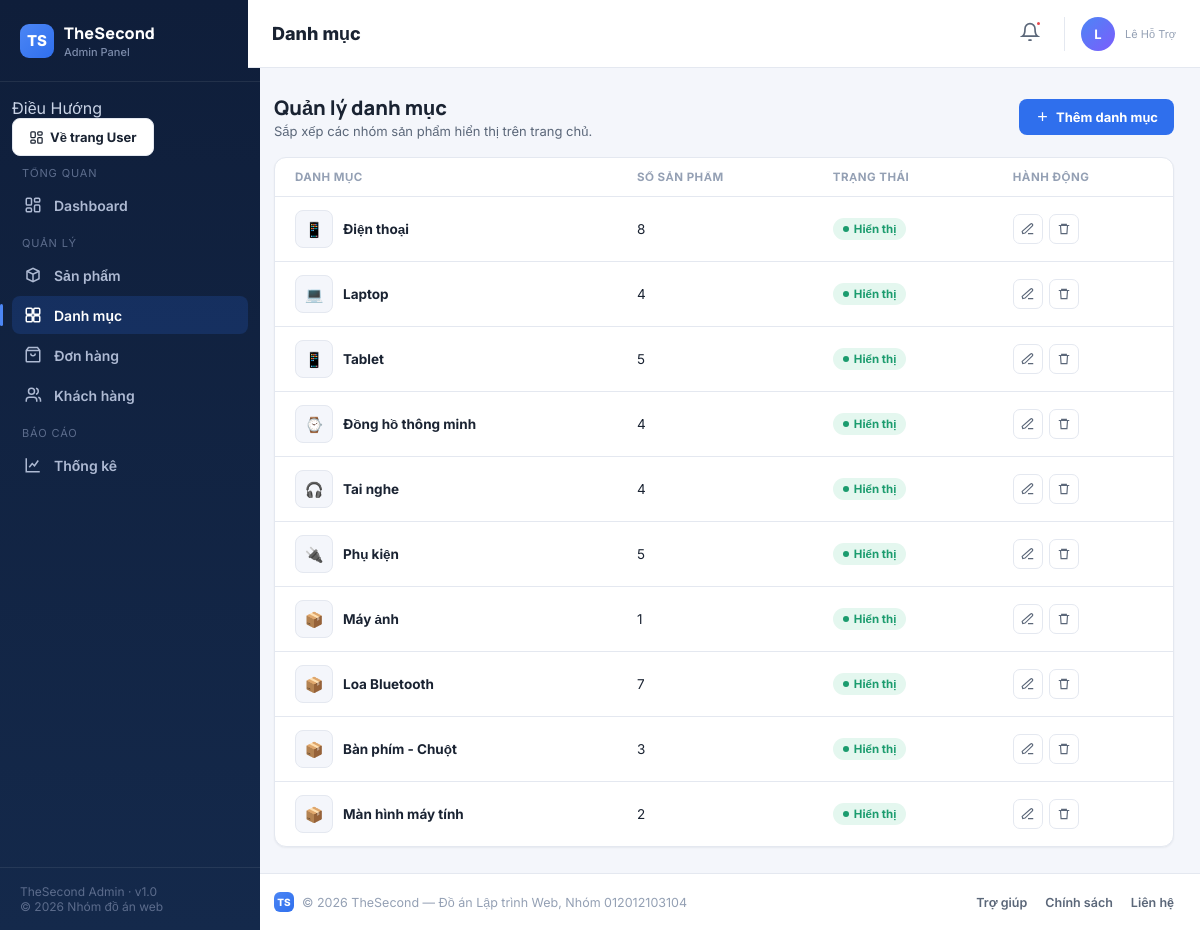
The page /TheSecondV1/api/admin/categories.php (signed in) on the database its author committed.
### tables this page shows
CREATE TABLE `categories` (
  `id` int(10) UNSIGNED NOT NULL,
  `name` varchar(100) NOT NULL,
  `slug` varchar(120) NOT NULL,
  `description` text DEFAULT NULL,
  `image` varchar(500) DEFAULT NULL,
  `status` enum('active','inactive') NOT NULL DEFAULT 'active',
  `created_at` timestamp NOT NULL DEFAULT current_timestamp(),
  `updated_at` timestamp NOT NULL DEFAULT current_timestamp() ON UPDATE current_timestamp()
);

### TheSecondV1/api/admin/categories.php (the view, shortened to what this page needs)
<?php
require_once __DIR__ . '/../config/database.php';
$stmt = $pdo->query("
    SELECT o.id, o.order_code, o.total_amount, o.created_at, u.full_name AS ten_khach
    FROM orders o
    JOIN users u ON u.id = o.user_id
    WHERE o.order_status = 'pending'
    ORDER BY o.created_at DESC
    LIMIT 6
");
$tb_don_moi = $stmt->fetchAll();
$stmt = $pdo->query("
    SELECT id, name, stock
    FROM products
    WHERE status = 'available' AND stock > 0 AND stock <= 3
    ORDER BY stock ASC
    LIMIT 6
");
$tb_sap_het_hang = $stmt->fetchAll();
$so_thong_bao = count($tb_don_moi) + count($tb_sap_het_hang);
function h(?string $s): string {
    return htmlspecialchars((string)$s, ENT_QUOTES, 'UTF-8');
}
$stmt = $pdo->query("
    SELECT
        c.id, c.name, c.slug, c.description, c.image, c.status,
        c.created_at, c.updated_at,
        (SELECT COUNT(*) FROM products p WHERE p.category_id = c.id) AS product_count
    FROM categories c
    ORDER BY c.id ASC
");
$categories = $stmt->fetchAll();
function categoryIcon(string $name): string {
    $name = mb_strtolower($name, 'UTF-8');
    if (str_contains($name, 'điện thoại')) return '📱';
    if (str_contains($name, 'laptop')) return '💻';
    if (str_contains($name, 'tablet') || str_contains($name, 'máy tính bảng')) return '📱';
    if (str_contains($name, 'đồng hồ')) return '⌚';
    if (str_contains($name, 'tai nghe')) return '🎧';
    if (str_contains($name, 'phụ kiện')) return '🔌';
    return '📦';
}
?>
<!DOCTYPE html>
<html lang="vi">
<head>
<link rel="stylesheet" href="../../admin/admin.css">
</head>
<body>
<div class="app">
  <aside class="sidebar" id="sidebar">
    <div class="brand">
      <div class="brand-mark">TS</div>
      <div>
        <div class="brand-name">TheSecond</div>
        <div class="brand-sub">Admin Panel</div>
      </div>
    </div>
    <nav class="nav">
      <div type="button">Điều Hướng</div>
      <a href="../../user/index.html" class="btn btn-outline">
          <svg viewBox="0 0 24 24" fill="none" stroke="currentColor" stroke-width="2"><rect x="3" y="3" width="7" height="9" rx="1.5"/><rect x="14" y="3" width="7" height="5" rx="1.5"/><rect x="14" y="12" width="7" height="9" rx="1.5"/><rect x="3" y="16" width="7" height="5" rx="1.5"/></svg>
          Về trang User
      </a>
      <div class="nav-label">Tổng quan</div>
      <a class="nav-item" href="../admin/dashboard.php">
        <svg viewBox="0 0 24 24" fill="none" stroke="currentColor" stroke-width="2"><rect x="3" y="3" width="7" height="9" rx="1.5"/><rect x="14" y="3" width="7" height="5" rx="1.5"/><rect x="14" y="12" width="7" height="9" rx="1.5"/><rect x="3" y="16" width="7" height="5" rx="1.5"/></svg>
        Dashboard
      </a>
      <div class="nav-label">Quản lý</div>
      <a class="nav-item" href="../admin/product/products.php">
        <svg viewBox="0 0 24 24" fill="none" stroke="currentColor" stroke-width="2"><path d="M20 7 12 3 4 7v10l8 4 8-4V7Z"/><path d="M4 7l8 4 8-4M12 11v10"/></svg>
        Sản phẩm
      </a>
      <a class="nav-item active" href="categories.php">
        <svg viewBox="0 0 24 24" fill="none" stroke="currentColor" stroke-width="2"><rect x="3" y="3" width="8" height="8" rx="1.5"/><rect x="13" y="3" width="8" height="8" rx="1.5"/><rect x="3" y="13" width="8" height="8" rx="1.5"/><rect x="13" y="13" width="8" height="8" rx="1.5"/></svg>
        Danh mục
      </a>
      <a class="nav-item" href="../admin/order.php">
        <svg viewBox="0 0 24 24" fill="none" stroke="currentColor" stroke-width="2"><path d="M6 2 3 6v14a1 1 0 0 0 1 1h16a1 1 0 0 0 1-1V6l-3-4Z"/><path d="M3 6h18M9 10a3 3 0 0 0 6 0"/></svg>
        Đơn hàng
      </a>
      <a class="nav-item" href="../admin/customers.php">
        <svg viewBox="0 0 24 24" fill="none" stroke="currentColor" stroke-width="2"><path d="M17 21v-2a4 4 0 0 0-4-4H7a4 4 0 0 0-4 4v2"/><circle cx="10" cy="7" r="4"/><path d="M22 21v-2a4 4 0 0 0-3-3.87M16 3.13a4 4 0 0 1 0 7.75"/></svg>
        Khách hàng
      </a>
      <div class="nav-label">Báo cáo</div>
      <a class="nav-item" href="../admin/stats.php">
        <svg viewBox="0 0 24 24" fill="none" stroke="currentColor" stroke-width="2"><path d="M3 3v18h18"/><path d="M7 15l4-5 3 3 5-7"/></svg>
        Thống kê
      </a>
    </nav>
    <div class="sidebar-foot">TheSecond Admin · v1.0<br>© 2026 Nhóm đồ án web</div>
  </aside>
  <div class="main">
    <header class="topbar">
      <div class="topbar-left">
        <div>
          <div class="page-title" id="pageTitle">Danh mục</div>
        </div>
      </div>
      <div class="topbar-right">
                <div class="notif-wrap">
          <button class="icon-btn" id="notifBtn" onclick="toggleNotif(event)">
            <svg viewBox="0 0 24 24" fill="none" stroke="currentColor" stroke-width="2"><path d="M18 8a6 6 0 0 0-12 0c0 7-3 9-3 9h18s-3-2-3-9"/><path d="M13.7 21a2 2 0 0 1-3.4 0"/></svg>
            <?php if ($so_thong_bao > 0): ?><span class="dot"></span><?php endif; ?>
          </button>
        </div>
        <div class="admin-chip">
          <div class="avatar"><?= strtoupper(mb_substr($_SESSION['admin_name'] ?? 'A', 0, 1)) ?></div>
          <div>
            <div class="admin-chip-role"><?= h($_SESSION['admin_name'] ?? 'Quản trị viên') ?></div>
          </div>
        </div>
      </div>
    </header>
    <main class="content">
      <section class="page active" id="page-categories">
        <div class="section-head">
          <div>
            <h2>Quản lý danh mục</h2>
            <div class="section-sub">Sắp xếp các nhóm sản phẩm hiển thị trên trang chủ.</div>
          </div>
          <button class="btn btn-primary" onclick="openModal('modalCategory')">
            <svg viewBox="0 0 24 24" fill="none" stroke="currentColor" stroke-width="2"><path d="M12 5v14M5 12h14"/></svg>
            Thêm danh mục
          </button>
        </div>
        <div class="panel">
          <table>
            <thead>
              <tr>
                <th>Danh mục</th>
                <th>Số sản phẩm</th>
                <th>Trạng thái</th>
                <th>Hành động</th>
              </tr>
            </thead>
            <tbody>
              <?php if (empty($categories)): ?>
                <tr>
                  <td colspan="4" style="text-align:center;padding:24px;color:var(--text-400)">
                    Chưa có danh mục nào trong database.
                  </td>
                </tr>
              <?php else: ?>
                <?php foreach ($categories as $category): ?>
                  <tr>
                    <td data-label="Danh mục">
                      <div class="cell-main">
                        <div class="thumb">
                          <?php if (!empty($category['image'])): ?>
                            <img src="<?= h($category['image']) ?>" alt="<?= h($category['name']) ?>"
                                 style="width:40px;height:40px;object-fit:cover;border-radius:8px;">
                          <?php else: ?>
                            <?= categoryIcon((string)$category['name']) ?>
                          <?php endif; ?>
                        </div>
                        <div>
                          <div class="cell-title"><?= h($category['name']) ?></div>
                        </div>
                      </div>
                    </td>
                    <td data-label="Số sản phẩm"><?= (int)$category['product_count'] ?></td>
                    <td data-label="Trạng thái">
                      <?php if ($category['status'] === 'active'): ?>
                        <span class="badge badge-green">Hiển thị</span>
                      <?php else: ?>
                        <span class="badge badge-gray">Đã ẩn</span>
                      <?php endif; ?>
                    </td>
                    <td data-label="Hành động">
                      <div class="row-actions">
                        <a class="icon-action" title="Sửa"
                           href="?edit=<?= (int)$category['id'] ?>">
                          <svg viewBox="0 0 24 24" fill="none" stroke="currentColor" stroke-width="2">
                            <path d="M12 20h9M16.5 3.5a2.1 2.1 0 0 1 3 3L7 19l-4 1-1-4Z"/>
                          </svg>
                        </a>
                        <form method="post" style="display:inline"
                              onsubmit="return confirm('Bạn chắc chắn muốn xóa danh mục «<?= h(addslashes($category['name'])) ?>»?')">
                          <button type="submit" class="icon-action danger" title="Xóa">
                            <svg viewBox="0 0 24 24" fill="none" stroke="currentColor" stroke-width="2">
                              <path d="M3 6h18M8 6V4h8v2M6 6l1 14h10l1-14"/>
                            </svg>
                          </button>
                        </form>
                      </div>
                    </td>
                  </tr>
                <?php endforeach; ?>
              <?php endif; ?>
            </tbody>
          </table>
        </div>
      </section>
    </main>
    <footer class="footer">
      <div class="footer-left">
        <div class="brand-mark">TS</div>
        © 2026 TheSecond — Đồ án Lập trình Web, Nhóm 012012103104
      </div>
      <div class="footer-links">
        <a href="#">Trợ giúp</a>
        <a href="#">Chính sách</a>
        <a href="#">Liên hệ</a>
      </div>
    </footer>
  </div>
</div>
</body>
</html>

### rows shown on the page
categories: name "📱", name "Điện thoại", product_count "8", status "Hiển thị"
categories: name "💻", name "Laptop", product_count "4", status "Hiển thị"
categories: name "📱", name "Tablet", product_count "5", status "Hiển thị"
categories: name "⌚", name "Đồng hồ thông minh", product_count "4", status "Hiển thị"
categories: name "🎧", name "Tai nghe", product_count "4", status "Hiển thị"
categories: name "🔌", name "Phụ kiện", product_count "5", status "Hiển thị"
categories: name "📦", name "Máy ảnh", product_count "1", status "Hiển thị"
categories: name "📦", name "Loa Bluetooth", product_count "7", status "Hiển thị"
categories: name "📦", name "Bàn phím - Chuột", product_count "3", status "Hiển thị"
categories: name "📦", name "Màn hình máy tính", product_count "2", status "Hiển thị"

### other values the page prints
mb_substr($_SESSION['admin_name'] ?? 'A', 0, 1) "L"
$_SESSION['admin_name'] "Lê Hỗ Trợ"
